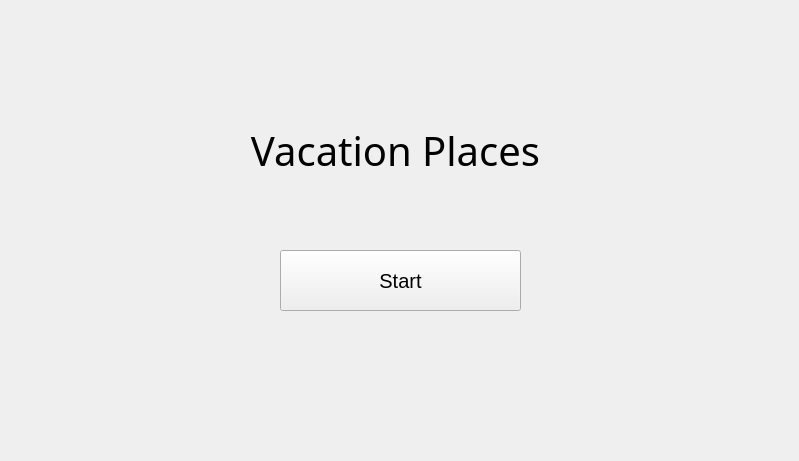
<?xml version="1.0" encoding="UTF-8"?>
<ui version="4.0">
 <class>FristPage</class>
 <widget class="QWidget" name="FristPage">
  <property name="geometry">
   <rect>
    <x>0</x>
    <y>0</y>
    <width>799</width>
    <height>461</height>
   </rect>
  </property>
  <property name="windowTitle">
   <string>Frist</string>
  </property>
  <widget class="QLabel" name="label">
   <property name="geometry">
    <rect>
     <x>250</x>
     <y>100</y>
     <width>291</width>
     <height>101</height>
    </rect>
   </property>
   <property name="font">
    <font>
     <family>Itim</family>
     <pointsize>30</pointsize>
    </font>
   </property>
   <property name="text">
    <string>Vacation Places</string>
   </property>
   <property name="alignment">
    <set>Qt::AlignCenter</set>
   </property>
  </widget>
  <widget class="QPushButton" name="StrBut">
   <property name="enabled">
    <bool>true</bool>
   </property>
   <property name="geometry">
    <rect>
     <x>280</x>
     <y>250</y>
     <width>241</width>
     <height>61</height>
    </rect>
   </property>
   <property name="font">
    <font>
     <pointsize>15</pointsize>
    </font>
   </property>
   <property name="styleSheet">
    <string notr="true">.button {
  background-color: #4CAF50; /* Green */
  border: none;
  color: white;
  padding: 15px 32px;
  text-align: center;
  text-decoration: none;
  display: inline-block;
  font-size: 16px;
}</string>
   </property>
   <property name="text">
    <string>Start</string>
   </property>
  </widget>
 </widget>
 <resources/>
 <connections/>
</ui>
